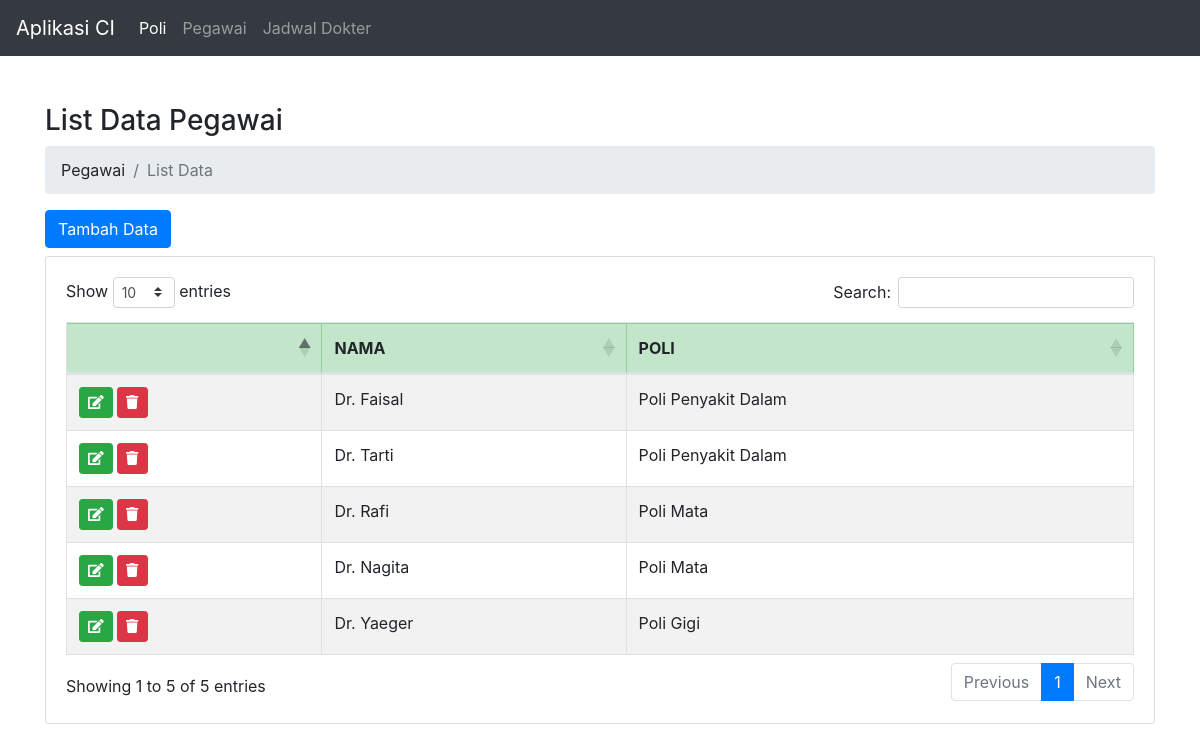
/index.php/pegawai, run on the app's committed database.
### tables this page shows
CREATE TABLE `pegawai`  (
  `id` int(10) NOT NULL AUTO_INCREMENT,
  `id_poli` int(10) NULL DEFAULT NULL,
  `nama` varchar(255) NULL DEFAULT NULL,
  `created_at` timestamp NULL DEFAULT NULL,
  `updated_at` timestamp NULL DEFAULT NULL,
  PRIMARY KEY (`id`) USING BTREE,
  INDEX `id_poli`(`id_poli`) USING BTREE,
  CONSTRAINT `pegawai_ibfk_1` FOREIGN KEY (`id_poli`) REFERENCES `poli` (`id`) ON DELETE CASCADE ON UPDATE NO ACTION
);

CREATE TABLE `poli`  (
  `id` int(10) NOT NULL AUTO_INCREMENT,
  `nama` varchar(255) NULL DEFAULT NULL,
  `created_at` timestamp NULL DEFAULT NULL,
  `updated_at` timestamp NULL DEFAULT NULL,
  PRIMARY KEY (`id`) USING BTREE
);

### application/controllers/Pegawai.php (called while the page is built, shortened)
<?php
class Pegawai extends CI_Controller
{
    public function __construct()
    {
        $this->load->model("M_pegawai");
        $this->load->model("M_poli");
    }
    public function index()
    {
        $data["title"] = "List Data Pegawai";
        $data["data_pegawai"] = $this->M_pegawai->getAll();
        $this->load->view('templates/header', $data);
        $this->load->view('templates/menu');
        $this->load->view('pegawai/index', $data);
        $this->load->view('templates/footer');
    }
}

### index.php (called while the page is built, shortened)
<?php
require_once BASEPATH.'core/CodeIgniter.php';

### application/models/m_pegawai.php (called while the page is built, shortened)
<?php
class M_pegawai extends CI_Model
{
    private $table = 'pegawai';
    public function getAll()
    {
        $this->db->select('pegawai.id, pegawai.nama, pegawai.id_poli, poli.nama as poli');
        $this->db->from($this->table);
        $this->db->join('poli', 'pegawai.id_poli = poli.id');
        $this->db->order_by("id", "desc");
        $query = $this->db->get();
        return $query->result();
    }
}

### application/views/pegawai/index.php (the view, shortened to what this page needs)
<div class="container pt-5">
    <h3><?= $title ?></h3>
    <nav aria-label="breadcrumb">
        <ol class="breadcrumb ">
            <li class="breadcrumb-item"><a>Pegawai</a></li>
            <li class="breadcrumb-item active" aria-current="page">List Data</li>
        </ol>
    </nav>
    <div class="row">
        <div class="col-md-12">
            <a class="btn btn-primary mb-2" href="<?= base_url('pegawai/add'); ?>">Tambah Data</a>
            <div class="card">
                <div class="card-body">
                    <div class="table-responsive">
                        <table class="table table-striped table-bordered table-hover" id="tablePegawai">
                            <thead>
                                <tr class="table-success">
                                    <th></th>
                                    <th>NAMA</th>
                                    <th>POLI</th>
                                </tr>
                            </thead>
                            <tbody>
                                <?php foreach ($data_pegawai as $row) : ?>
                                    <tr>
                                        <td>
                                            <a href="<?= site_url('pegawai/edit/' . $row->id) ?>" class="btn btn-success btn-sm"><i class="fa fa-edit"></i> </a>
                                            <a href="javascript:void(0);" data="<?= $row->id ?>" class="btn btn-danger btn-sm item-delete"><i class="fa fa-trash"></i> </a>
                                        </td>
                                        <td><?= $row->nama ?></td>
                                        <td><?= $row->poli ?></td>
                                    </tr>
                                <?php endforeach; ?>
                            </tbody>
                        </table>
                    </div>
                </div>
            </div>
        </div>
    </div>
</div>

### data on the page
pegawai: nama "Dr. Faisal", id_poli.nama "Poli Penyakit Dalam"
pegawai: nama "Dr. Tarti", id_poli.nama "Poli Penyakit Dalam"
pegawai: nama "Dr. Rafi", id_poli.nama "Poli Mata"
pegawai: nama "Dr. Nagita", id_poli.nama "Poli Mata"
pegawai: nama "Dr. Yaeger", id_poli.nama "Poli Gigi"

### other printed values
$title "List Data Pegawai"
